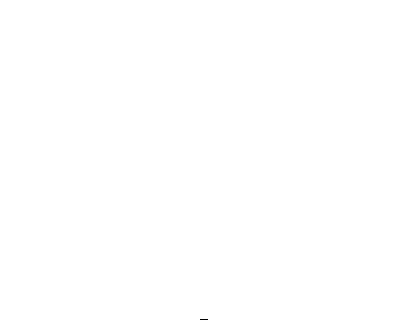
Frame 1 (no input)
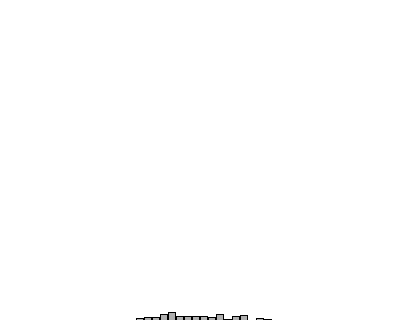
Frame 60 (the mouse pressed at the canvas centre just before this capture)
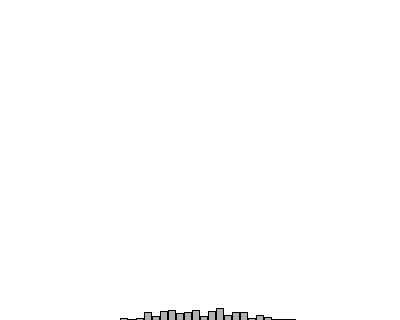
Frame 120 (the mouse held since frame 60 and released just before this capture)

The Processing sketch that drew these frames (run headless with seeded random() and noise(); from frame 60 on, the mouse is pressed at the canvas centre):

// Processing sketch: distribution_gaussienne
// ── distribution_gaussienne.pde
// Retourne un nombre avec une moyenne de 0 et un écart-type de 1.


int[] randomCounts;

void setup () {
  size (400, 320);
  randomCounts = new int[50];
}

void draw () {
  background (255);
  
  float num = randomGaussian();
  float sd = 5;
  float mean = randomCounts.length / 2;
  
  int index = int (sd * num + mean);
  randomCounts[index]++;
  
  stroke (0);
  fill (175);
  int w = width / randomCounts.length;
  
  for (int x = 0; x < randomCounts.length; x++) {
    rect (x * w, height - randomCounts[x], w - 1, randomCounts[x]);
  }  
}
